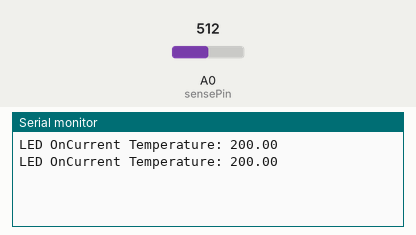
This sketch was run on a simulated Arduino Uno, built with avr-gcc and run on an emulated ATmega328P. On the bench: the last lines printed to the serial monitor. The test bench sets the inputs (shaded band); at power-on: A0 (sensePin) = 512.

Above: at 2.8 s.
2.9 s: A0 (sensePin) set to 716
At 5.2 s:
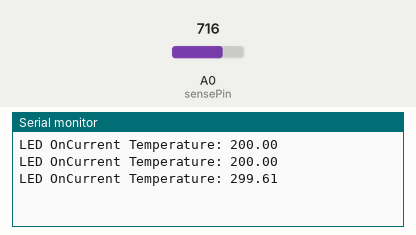
5.6 s: A0 (sensePin) set to 900
At 6.9 s:
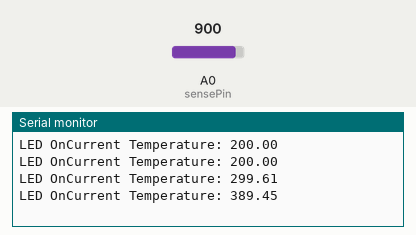
Timing chart, 0 to 8.6 s (numbered marks = the images above; inputs shaded):
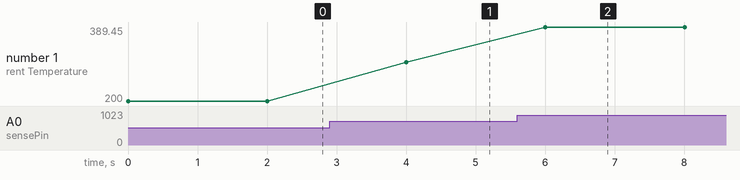

Measured:
- after the input at 2.9 s, the serial monitor: prints a new line after 1.1 s (image 1)
- after the input at 5.6 s, the serial monitor: prints a new line after 0.40 s (image 2)
- plotted number 1: 200 → 299.61 after the input at 2.9 s, 299.61 → 389.45 after the input at 5.6 s

The sketch:

Application.ino
```cpp
/*
Andrew Briercheck
Nic Ingerson
*/

int sensePin = A0;
int sensorInput;
double temp;
int led = 3;

//Set desired temperature of the environment
float desiredTemp = 20.00;

void setup()
{
  Serial.begin(9600);
}

void loop()
{
  sensorInput = analogRead(A0);
  temp = (double)sensorInput / 1024; //find percentage of input reading
  temp = temp * 5; //multiply by 5V to get voltage
  temp = temp - 0.5; //Subtract the offset
  temp = temp * 100; //Convert to degrees (celsius)

  //turn led on if temperature deviates 5 degrees C from desired temp
  if (temp < desiredTemp - 2.0 || temp > desiredTemp + 2.0)
  {
    digitalWrite(led, HIGH);
    //debugging output
    Serial.print("LED On");
  }
  else
  {
    digitalWrite(led, LOW); //turn off LED
  }

  //print the current temperature
  Serial.print("Current Temperature: ");
  Serial.println(temp);
  delay(2000);
}
```
